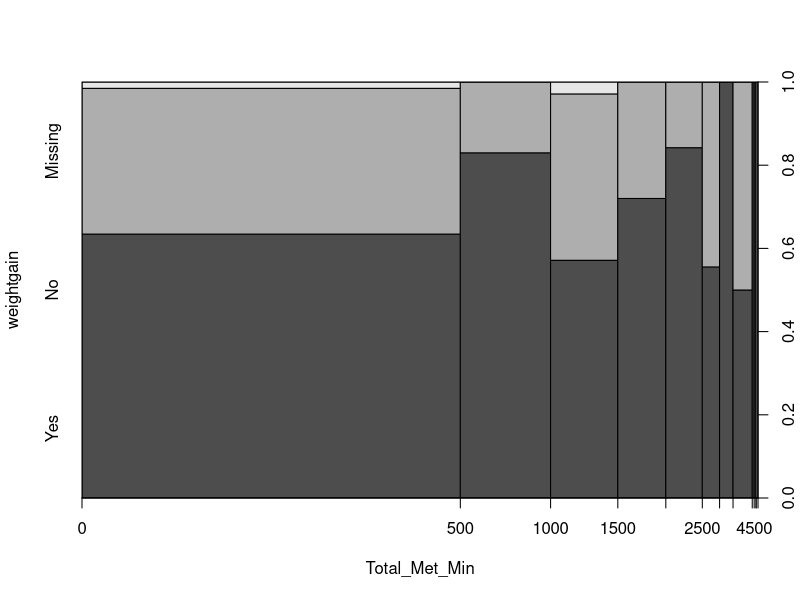
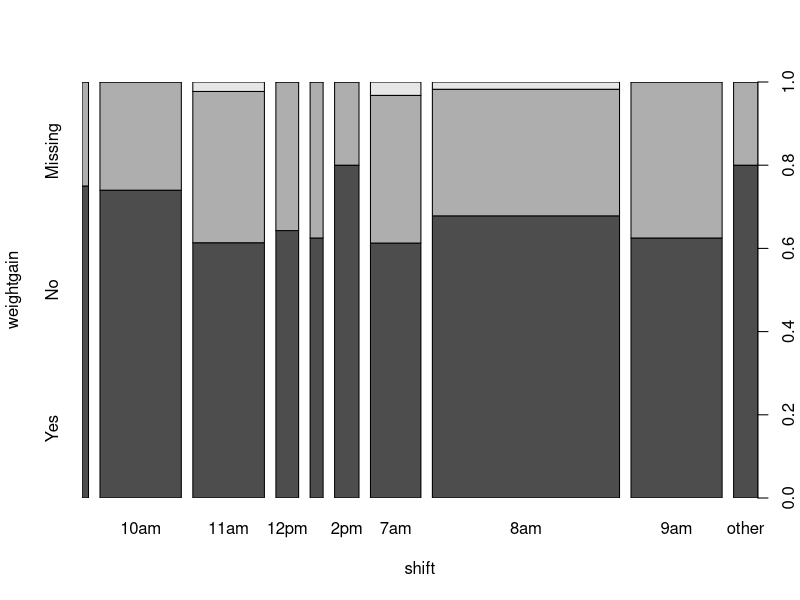
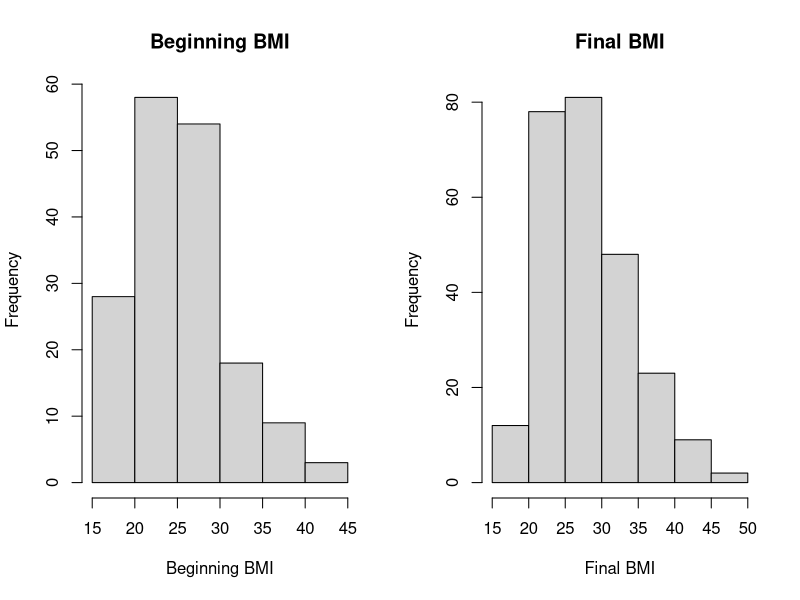
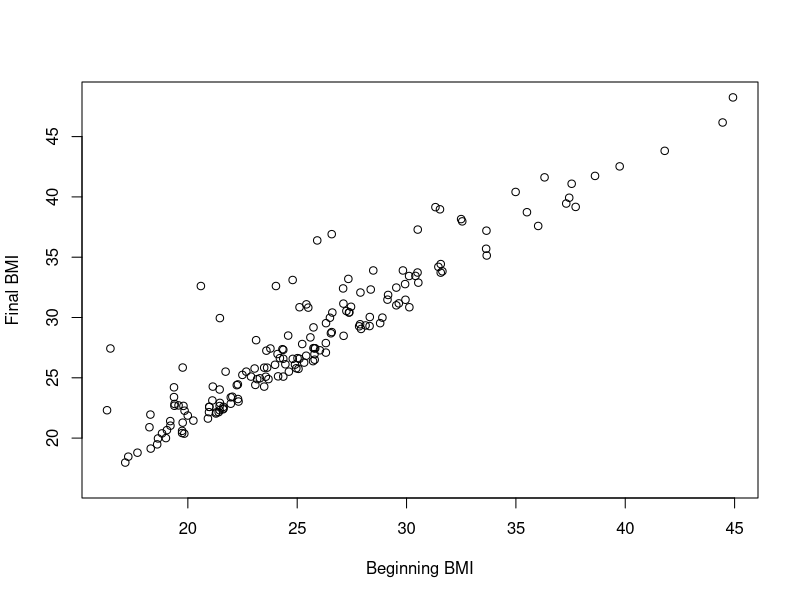
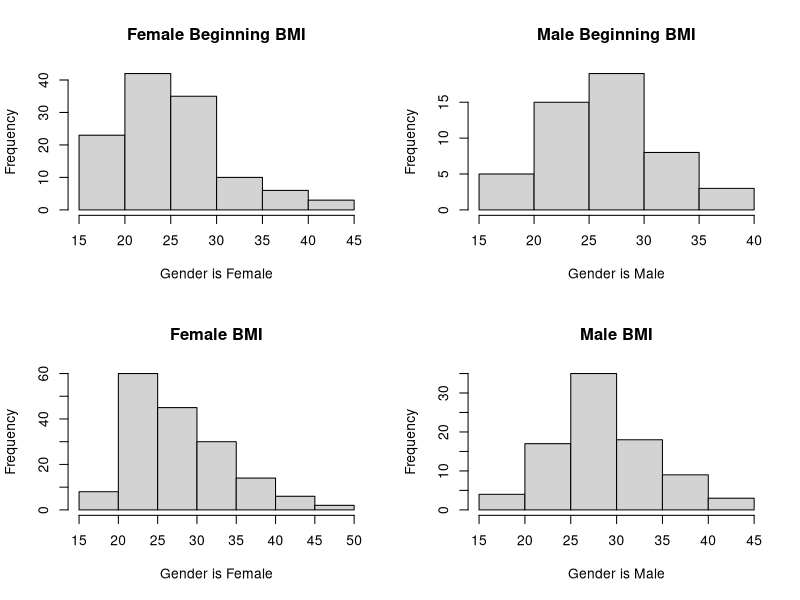
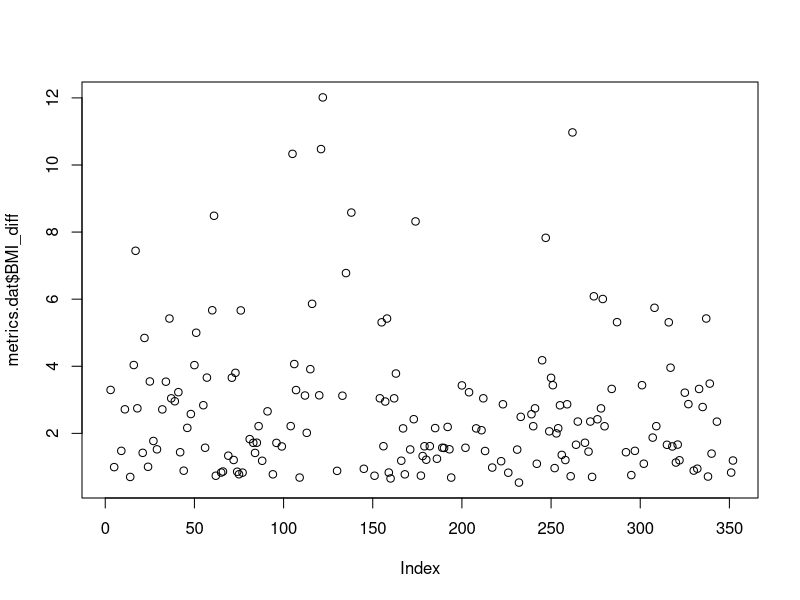
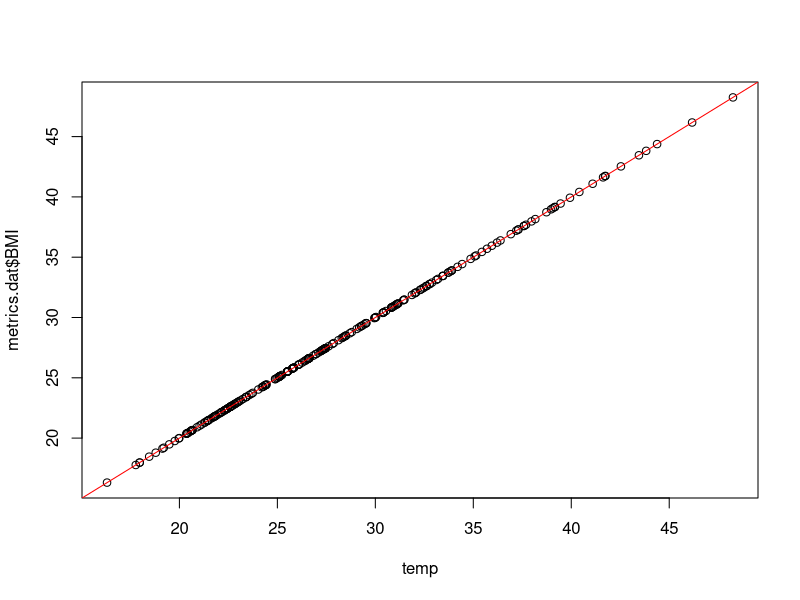
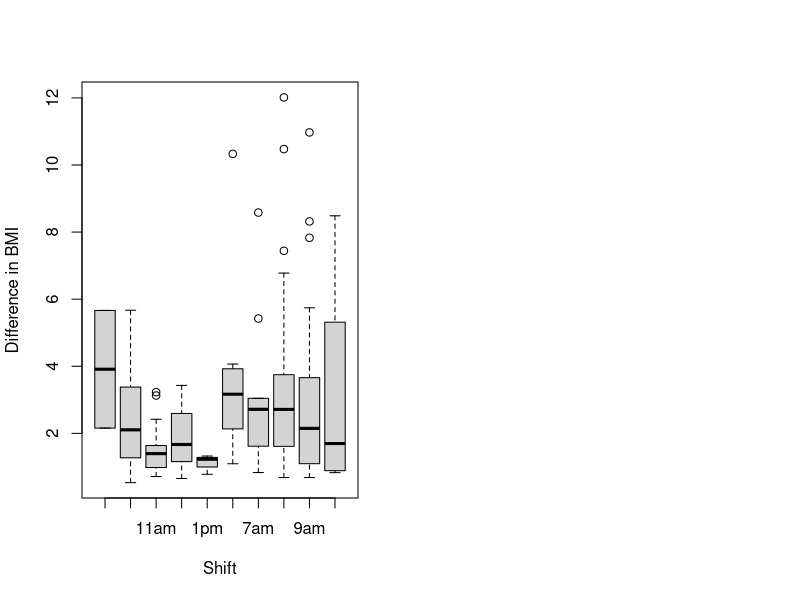

These figures' R source, in order: (Note: this script raises an error after producing the figures.)
## ---- chunk 1
knitr::opts_chunk$set(echo = TRUE)
## ---- chunk 2
yellow <- c('shift','Total_Met_Min')
orange <- c('gender', 'Age', 'height', 'weightgain', 'lbs_gained', 'BMI', 'Vig.ex.Time', 'Mod.ex.time', 'Walk.ex.Time')
## ---- chunk 3
metrics.dat <- read.csv('Practicum 1 Data.csv',header=TRUE)
metrics.dat <- metrics.dat[!is.na(metrics.dat$Snumber),]
## ---- chunk 4
summary(metrics.dat[,c(yellow,orange)])
## ---- chunk 5
metrics.dat$gender[metrics.dat$gender==''] <- 'Missing'
metrics.dat$weightgain[metrics.dat$weightgain==''] <- 'Missing'
unique(metrics.dat$gender)
unique(metrics.dat$weightgain)
## ---- chunk 6
metrics.dat$shift <- factor(metrics.dat$shift)
metrics.dat$gender <- factor(metrics.dat$gender)
metrics.dat$weightgain <- factor(metrics.dat$weightgain)
## ---- chunk 7
metrics.dat$Total_Met_Min[is.na(metrics.dat$Total_Met_Min)] <- 0
plot(weightgain ~ Total_Met_Min,data=metrics.dat)
plot(weightgain ~ shift,data=metrics.dat)
## ---- chunk 8
# Calculate body weight at 8 months
metrics.dat['beginning_bweight'] <- metrics.dat$bweight - metrics.dat$pounds_gained

# Need to account for instances where body weight is not entered
metrics.dat$beginning_bweight[metrics.dat$beginning_bweight<='0'] <- '0'

# Take a look at all BMI values
unique(metrics.dat$BMI)

# Calculate beginning BMI -- internet tells me BMI=(weight/height^2) * 703
# Since height values ~60/65, I am assuming they are inches not meters
metrics.dat['beginning_bweight'] <- as.numeric(metrics.dat$beginning_bweight)
metrics.dat['beginning_BMI'] <- (metrics.dat$beginning_bweight / (metrics.dat$height)^2)*703

# ignore non-positive values
metrics.dat$beginning_BMI[is.nan(metrics.dat$beginning_BMI)] <- 0
metrics.dat$beginning_BMI[!is.finite(metrics.dat$beginning_BMI)] <- 0

# Take a look at all beginning_BMI values
unique(metrics.dat$beginning_BMI)

## ---- chunk 9
##Look at BMI in the beginning vs at the end

# convert to numeric for calculations
metrics.dat$beginning_BMI <- as.numeric(metrics.dat$beginning_BMI)

# Are the means different? --Yes, BMI is bigger than beginning_BMI
mean(metrics.dat$beginning_BMI)
mean(metrics.dat$BMI)
## ---- chunk 10
# Visualize the columns
par(mfrow=c(1,2))

metrics.dat$beginning_BMI[metrics.dat$beginning_BMI==0] <- NA
hist(as.numeric(metrics.dat$beginning_BMI),main='Beginning BMI', xlab='Beginning BMI')

metrics.dat$BMI[metrics.dat$BMI==0] <- NA
hist(as.numeric(metrics.dat$BMI), main='Final BMI', xlab='Final BMI')
## ---- chunk 11
# reset par() 
dev.off()
## ---- chunk 12
# Look at relationship between BMI and beginning BMI -- appears that BMI only increases or stays the same over time
plot(metrics.dat$beginning_BMI, metrics.dat$BMI, xlab='Beginning BMI', ylab='Final BMI')

## ---- chunk 13
# To view all plots together
par(mfrow=c(2,2))

# Female Beginning BMI
hist((metrics.dat[which(metrics.dat$gender=='Female'), 'beginning_BMI']), main="Female Beginning BMI", xlab='Gender is Female')

# Male Beginning BMI
hist((metrics.dat[which(metrics.dat$gender=='Male'), 'beginning_BMI']), main="Male Beginning BMI", xlab='Gender is Male')

# Female BMI
hist((metrics.dat[which(metrics.dat$gender=='Female'), 'BMI']), main="Female BMI", xlab='Gender is Female')

# Male BMI
hist((metrics.dat[which(metrics.dat$gender=='Male'), 'BMI']), main="Male BMI", xlab='Gender is Male')


## ---- chunk 14
# return to default par() options
dev.off()
## ---- chunk 15
# Create a BMI_diff column to show BMI change over the 8 months
metrics.dat['BMI_diff'] <- metrics.dat$BMI - metrics.dat$beginning_BMI

max(metrics.dat$BMI_diff)
min(metrics.dat$BMI_diff)

# need to look at this without the zeros that are from not having BMI values
plot(metrics.dat$BMI_diff)
## ---- chunk 16
# Were the BMI calculations correct?
# BMI = (weight/height^2)*703
temp <- ''
temp <- ((metrics.dat$bweight)/(metrics.dat$height)^2)*703

plot(temp, metrics.dat$BMI)
abline(0,1,col='red')
## ---- chunk 17
par(mfrow=c(1,2))
plot(metrics.dat$shift, metrics.dat$BMI_diff, xlab='Shift', ylab='Difference in BMI')

plot(metrics.dat$CalcTMM, metrics.dat$BMI_diff, xlab='CalcTMM', ylab='Difference in BMI')
## ---- chunk 18
plot(metrics.dat$gender,metrics.dat$BMI_diff)
## ---- chunk 19
metrics.dat$CalcTMM <- with(metrics.dat, 8*Vig.ex.Time + 4*Mod.ex.time + 3.3*Walk.ex.Time)

plot(CalcTMM ~ Total_Met_Min,data=metrics.dat)
abline(0,1,col='red')
plot(weightgain ~ CalcTMM,data=metrics.dat)
## ---- chunk 20
plot(lbs_gained ~ CalcTMM,data=metrics.dat)
## ---- chunk 21
plot(lbs_gained ~ weightgain,data=metrics.dat)
## ---- chunk 22
pairs(metrics.dat[,c(yellow,orange)])
## ---- chunk 23
metrics.dat[is.na(metrics.dat)] <- 0
## ---- chunk 24
pairs(metrics.dat[,c(yellow,orange)])
